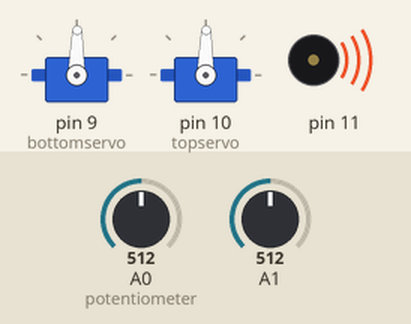
The sketch below on a simulated Arduino Uno, built with avr-gcc and run on an emulated ATmega328P. Parts: 2 × servo, buzzer (waves = sounding). The inputs (shaded band) are chosen by the test bench; at power-on: A0 (potentiometer) = 512, A1 = 512.

Above: at 1.2 s.
1.3 s: A0 (potentiometer) set to 716
At 2.0 s:
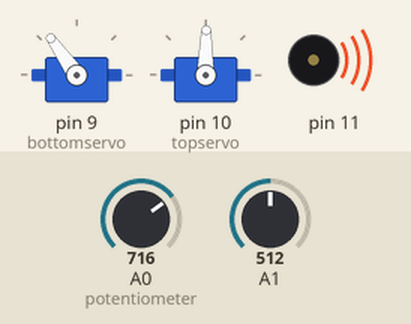
2.8 s: A1 set to 716
At 3.3 s:
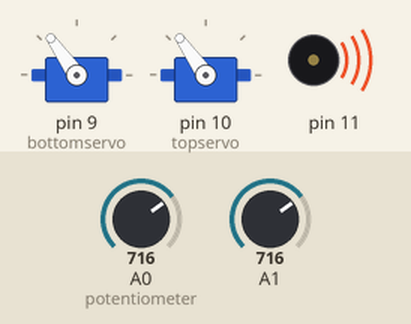
4.3 s: A0 (potentiometer) set to 900
At 5.5 s:
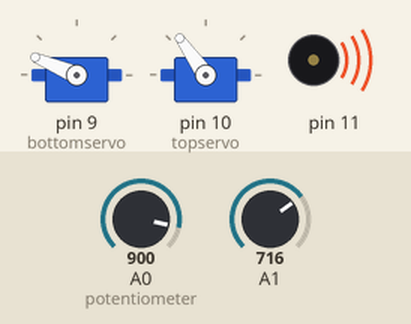
5.8 s: A1 set to 900
At 7.0 s:
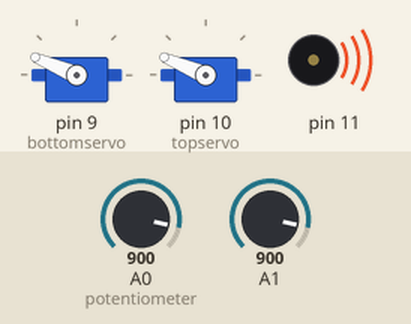
7.3 s: A0 (potentiometer) set to 1023
At 7.7 s:
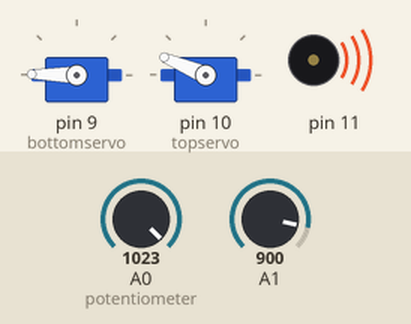
8.8 s: A1 set to 1023
At 10.2 s:
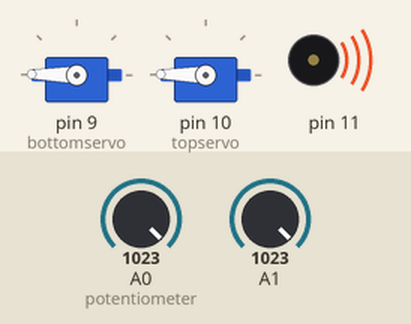
Timing chart, 0 to 11.3 s (numbered marks = the images above; inputs shaded):
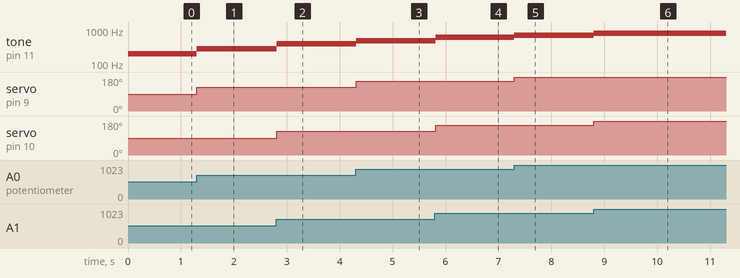

The sketch:

xy_servi.ino
```cpp
// Controlling a servo position using a potentiometer (variable resistor)
// by Michal Rinott <http://people.interaction-ivrea.it/m.rinott>

#include <Servo.h>

Servo bottomservo;  // create servo object to control a servo
Servo topservo;

int potpin = 0;  // analog pin used to connect the potentiometer
int val;    // variable to read the value from the analog pin
int val2;

void setup()
{
  bottomservo.attach(9);  // attaches the servo on pin 9 to the servo object
  topservo.attach(10);
}

void loop()
{
  val = analogRead(A0);            // reads the value of the potentiometer (value between 0 and 1023)
  val = map(val, 0, 1023, 0, 179);     // scale it to use it with the servo (value between 0 and 180)
  val2 = analogRead(A1);
  val2 = map(val2, 0, 1023, 0, 179);
  bottomservo.write(val);                  // sets the servo position according to the scaled value
  topservo.write(val2);
  tone(11,((val*val2)/40)+1,1000);
  delay(15);                           // waits for the servo to get there
}
```

Measured:
- after the input at 1.3 s, tone on pin 11: 199 Hz → 279 Hz at once; servo on pin 9 (bottomservo): 89° → 125° at once
- after the input at 2.8 s, tone on pin 11: 279 Hz → 391 Hz at once; servo on pin 10 (topservo): 89° → 125° at once
- after the input at 4.3 s, tone on pin 11: 391 Hz → 491 Hz at once; servo on pin 9 (bottomservo): 125° → 157° at once
- after the input at 5.8 s, tone on pin 11: 491 Hz → 617 Hz at once; servo on pin 10 (topservo): 125° → 157° at once
- after the input at 7.3 s, tone on pin 11: 617 Hz → 703 Hz at once; servo on pin 9 (bottomservo): 157° → 179° at once
- after the input at 8.8 s, tone on pin 11: 703 Hz → 802 Hz at once; servo on pin 10 (topservo): 157° → 179° at once
